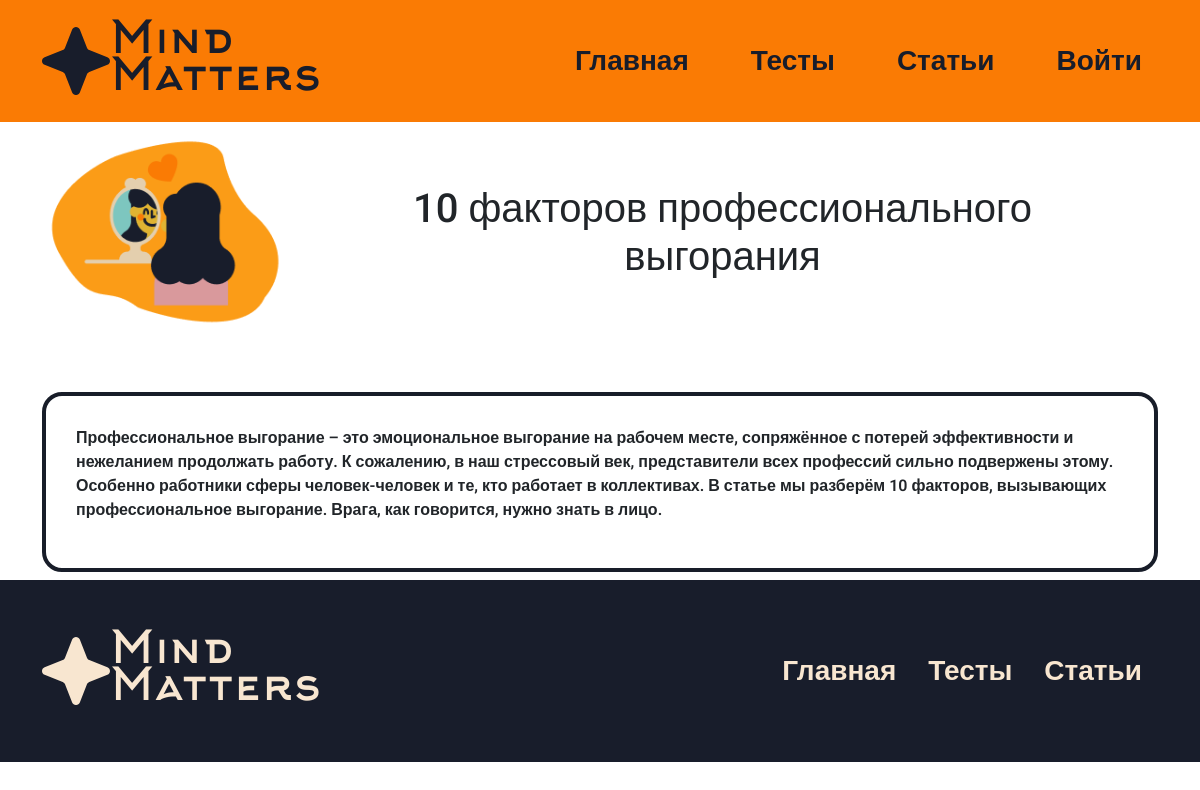
The app's page /article/1 with its own data.
### app/models.py (models this page shows, shortened)
class Articles(db.Model):
    id = db.Column(db.Integer,primary_key=True)
    title = db.Column(db.String(100))
    text = db.Column(db.Text)
    image_name = db.Column(db.String(100))
    category = db.Column(db.String(100))
    color = db.Column(db.String(100))
    root = db.Column(db.Integer, default=1)

### app/views.py (the view, shortened to what this page needs)
@app.route('/article/<int:id>', methods=['GET', 'POST'])
def article(id):
    article = Articles.query.get(id)
    return render_template("article.html",article=article)

### app/views.py (called while the page is built)
@app.context_processor
def inject_user():
    def get_user_name():
        if 'name' in session:
            return Users.query.filter_by(email=session['name']).first()
    return dict(active_user=get_user_name())

### app/templates/article.html (shortened to what this page needs)
{% extends 'base.html' %}
{% block main %}
<div>
    <div class="container">
        <div class="article-content py-2">
            {%if article.image_name%}
            <div class=" d-flex align-items-center mb-5 justify-content-between article-head">
                <div class="image">
                    <img src="../static/img/upload/{{article.image_name}}" class="image-fluid" width="100%" alt="">
                </div>
                <div class="title mx-5">
                    <h1>{{article.title}}</h1>
                </div>
            </div>
            {%else%}
            <div class="title">
                <h1>{{article.title}}</h1>
            </div>
            {%endif%}
            <div class="text">
                {% autoescape false %}
                {{article.text}}
                {% endautoescape %}
            </div>
        </div>
    </div>
</div>
{% endblock %}

### app/static/css/style.css (style rules this page uses)
* { font-family: "Roboto", sans-serif; }
.article-content .title { font-family: 'Arkhip'; font-weight: bold; }
.article-content .text { border: #181d29 solid 4px; border-radius: 20px; background-color: #FFFFFF; padding: 30px; font-family: "Roboto", sans-serif; font-weight: 600; }
@media (max-width: 1200px) { .article-head { text-align: center; } }

### records on screen
Articles: image_name (picture), title "10 факторов профессионального выгорания", text "Профессиональное выгорание – это эмоциональное выгорание на рабочем месте, сопряжённое с потерей эффективности и нежеланием продолжать работу. К сожалению, в наш стрессовый век, представители всех профессий сильно подвержены этому. Особенно работники сферы человек-человек и те, кто работает в коллективах. В статье мы разберём 10 факторов, вызывающих профессиональное выгорание. Врага, как говорится, нужно знать в лицо."
